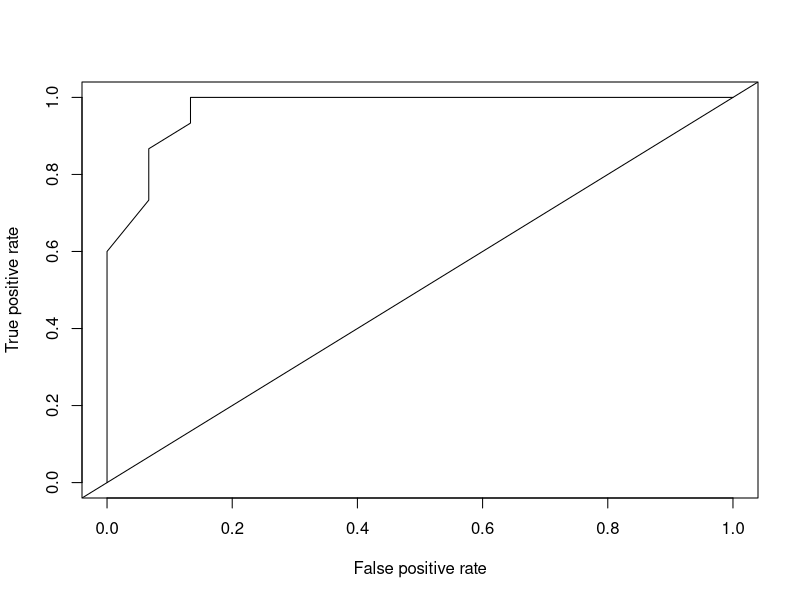
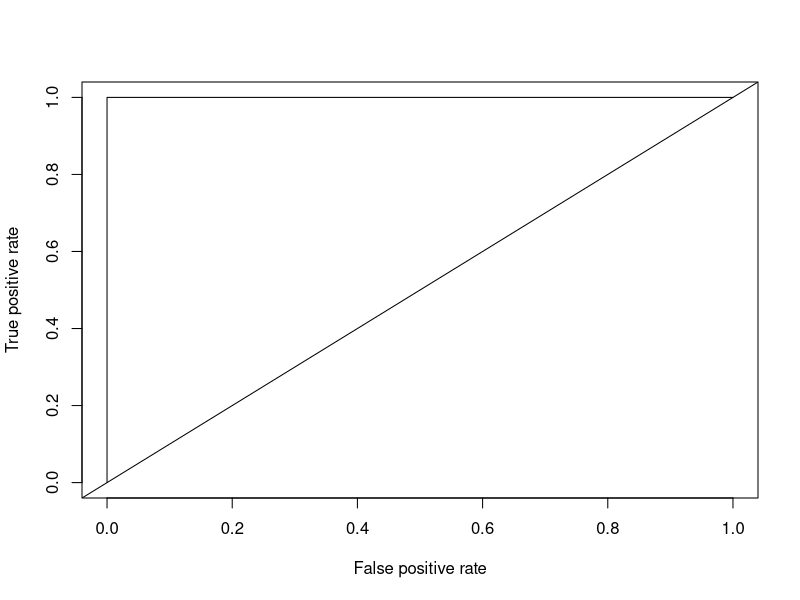

Write the R code that produced these figures, in order.
## ---- chunk 1
knitr::opts_chunk$set(
fig.path = "./articles/figures/validation/"
)
## ---- chunk 2
# prepare the dataset
library(caret)
species <- c("setosa", "versicolor")
d <- iris[iris$Species %in% species,]
d$Species <- factor(d$Species, levels = species)
trainIndex <- caret::createDataPartition(d$Species, p=0.7, list = FALSE, 
                                         times = 1)
train <- d[trainIndex,]
test <- d[-trainIndex,]
y_test <- test$Species == species[2]
## ---- chunk 3
m <- glm(Species ~ Sepal.Length, train, family = "binomial")
y_hat_test <- predict(m, test[,1:4], type = "response") > 0.5
## ---- chunk 4
y_test[1:10]
y_hat_test[1:10]
## ---- chunk 5
table(y_hat_test, y_test)
## ---- chunk 6
library(caret)
m2 <- train(Species ~ Sepal.Length, train, method = "glm", family = binomial)
confusionMatrix(predict(m2, test), test$Species)
## ---- chunk 7
library(ROCR)
plot_roc_get_auc <- function(pred, test_labels) {
  roc_pred <- ROCR::prediction(pred, test_labels)
  roc_perf <- ROCR::performance(roc_pred, measure = "tpr", x.measure = "fpr")
  ROCR::plot(roc_perf, col = 1:10)
  abline(a = 0, b = 1)
  auc_perf <- ROCR::performance(roc_pred, measure = "auc", x.measure = "fpr")
  return(auc_perf@y.values[[1]])
}

species <- c("setosa", "versicolor")
iris_bin <- iris[iris$Species %in% species,]
iris_bin$Species <- factor(iris_bin$Species, levels = species)
trainIndex <- caret::createDataPartition(iris_bin$Species, p=0.7, list = FALSE, 
                                         times = 1)
train <- iris_bin[trainIndex,]
test <- iris_bin[-trainIndex,]


m <- glm(Species ~ Sepal.Length, train, family = binomial)
plot_roc_get_auc(
  pred = predict(m, test[,1:4], type = "response"),
  test_labels = as.integer(test[["Species"]]) - 1)


rf <- randomForest::randomForest(Species ~ ., data = train)
plot_roc_get_auc(
  pred = predict(rf, test[, 1:4], type = "prob")[,'versicolor'],
  test_labels = as.integer(test[["Species"]]) - 1)
